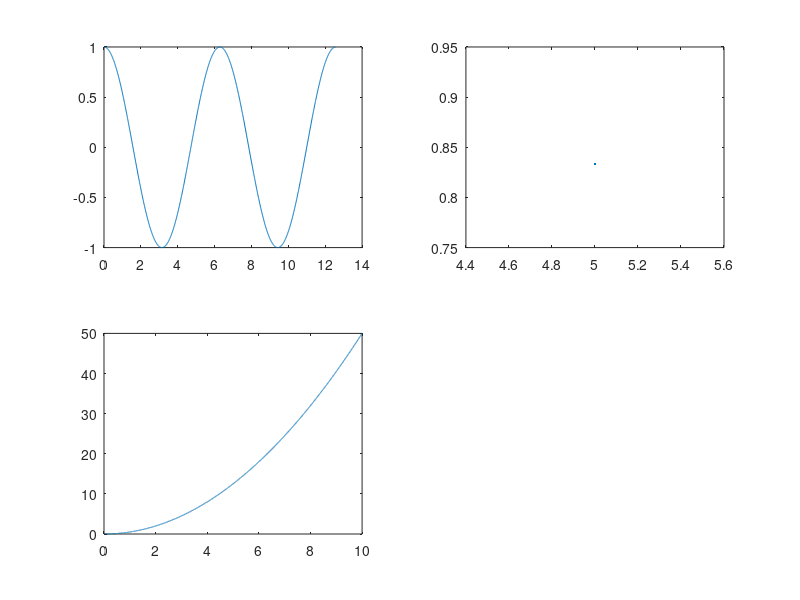

The MATLAB script that drew this image:
clear all; close all; clc;

x1 = 0:0.01:4*pi;
y1 = cos(x1);

x2 = 5:0.01:5;
y2 = x2/(x2+1);

x3 = 0:0.001:10;
y3 = 0.5*x3.*x3;

figure
subplot(2, 2, 1);
plot(x1,y1);

subplot(2, 2, 2);
plot(x2,y2);

subplot(2, 2, 3);
plot(x3,y3);